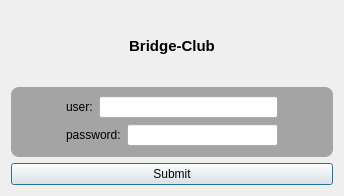
<?xml version="1.0" encoding="UTF-8"?>
<ui version="4.0">
 <class>LoginDialog</class>
 <widget class="QDialog" name="LoginDialog">
  <property name="geometry">
   <rect>
    <x>0</x>
    <y>0</y>
    <width>344</width>
    <height>196</height>
   </rect>
  </property>
  <property name="windowTitle">
   <string>Bridge-Club Login</string>
  </property>
  <property name="styleSheet">
   <string notr="true">#logo { background-color: qlineargradient(spread:reflect,
x1:0.5, y1:0, x2:0, y2:0, stop:0 rgba(91, 204, 233, 100),
stop:1 rgba(32, 80, 96, 100)); }


#verticalWidget
{
background: rgba(0, 0, 0, 80);
border-radius: 8px;
}
</string>
  </property>
  <layout class="QVBoxLayout" name="verticalLayout">
   <item>
    <layout class="QHBoxLayout" name="horizontalLayout">
     <item>
      <widget class="QLabel" name="logo">
       <property name="font">
        <font>
         <pointsize>11</pointsize>
         <weight>75</weight>
         <bold>true</bold>
        </font>
       </property>
       <property name="text">
        <string>Bridge-Club</string>
       </property>
       <property name="alignment">
        <set>Qt::AlignCenter</set>
       </property>
      </widget>
     </item>
    </layout>
   </item>
   <item>
    <layout class="QHBoxLayout" name="horizontalLayout_4">
     <item>
      <widget class="QWidget" name="verticalWidget" native="true">
       <layout class="QVBoxLayout" name="verticalLayout_3">
        <property name="leftMargin">
         <number>55</number>
        </property>
        <property name="rightMargin">
         <number>55</number>
        </property>
        <item>
         <layout class="QHBoxLayout" name="horizontalLayout_2">
          <item>
           <widget class="QLabel" name="userName">
            <property name="text">
             <string>user:</string>
            </property>
           </widget>
          </item>
          <item>
           <widget class="QLineEdit" name="userLineEdit"/>
          </item>
         </layout>
        </item>
        <item>
         <layout class="QHBoxLayout" name="horizontalLayout_3">
          <item>
           <widget class="QLabel" name="userPassword">
            <property name="text">
             <string>password:</string>
            </property>
           </widget>
          </item>
          <item>
           <widget class="QLineEdit" name="passwordLineEdit">
            <property name="echoMode">
             <enum>QLineEdit::Password</enum>
            </property>
           </widget>
          </item>
         </layout>
        </item>
       </layout>
      </widget>
     </item>
    </layout>
   </item>
   <item>
    <widget class="QPushButton" name="submitPB">
     <property name="minimumSize">
      <size>
       <width>0</width>
       <height>0</height>
      </size>
     </property>
     <property name="text">
      <string>Submit</string>
     </property>
    </widget>
   </item>
  </layout>
 </widget>
 <resources/>
 <connections/>
</ui>
